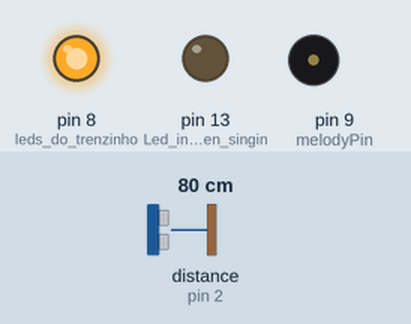
The sketch below on a simulated Arduino Uno, built with avr-gcc and run on an emulated ATmega328P. Shown: output pins drawn as LEDs (lit = HIGH), buzzer (waves = sounding). Wiring (inferred from the names in the program): range finder with pulse-width output: data pin 2. Inputs (shaded band) come from the test bench; at power-on: distance to the obstacle (sensor on pin 2) 80 cm.

Above: at 2.74 s.
At 4.2 s:
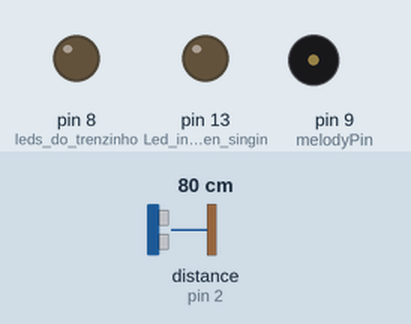
4.3 s: distance to the obstacle (sensor on pin 2) set to 20 cm
At 5.91 s:
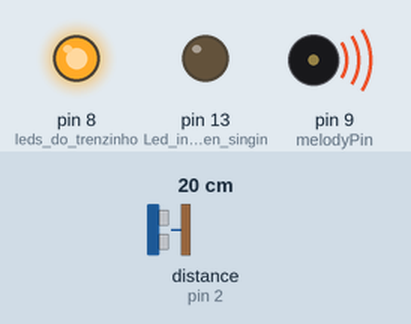
7.2 s: distance to the obstacle (sensor on pin 2) set to 16 cm
Timing chart, 0 to 15.5 s (numbered marks = the images above; inputs shaded):
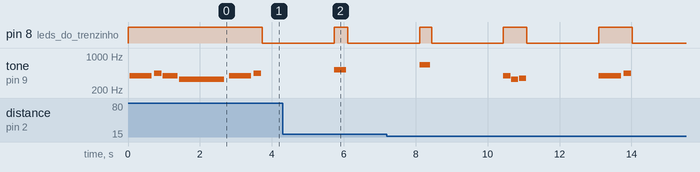

The sketch:

christmas_2.ino
```cpp
/*
  Arduino Christmas Songs

  Based on a project and code
  by Dipto Pratyaksa, updated on 31/3/13

  Modified for Christmas by Joshi,
  on Dec 17th, 2017.
*/

#include "pitches.h"
#define melodyPin 9

const int buttonpin=2;
volatile bool player=false;

void setup(void) {

  pinMode(9, OUTPUT); // Buzzer
  pinMode(13, OUTPUT); // Led indicator when singing a note
  pinMode(2, INPUT);
  attachInterrupt(0, pin_ISR, RISING);
  pinMode(8, OUTPUT); //leds do trenzinho
}

const int16_t silentNight[] PROGMEM = {
  NOTE_G4,-4, NOTE_A4,8, NOTE_G4,4,
  NOTE_E4,-2,
  NOTE_G4,-4, NOTE_A4,8, NOTE_G4,4,
  NOTE_E4,-2,
  NOTE_D5,2, NOTE_D5,4,
  NOTE_B4,-2,
  NOTE_C5,2, NOTE_C5,4,
  NOTE_G4,-2,
  NOTE_A4,2, NOTE_A4,4,
  NOTE_C5,-4, NOTE_B4,8, NOTE_A4,4,
  NOTE_G4,-4, NOTE_A4,8, NOTE_G4,4,
  NOTE_E4,-2,
  NOTE_A4,2, NOTE_A4,4,
  NOTE_C5,-4, NOTE_B4,8, NOTE_A4,4,
  NOTE_G4,-4, NOTE_A4,8, NOTE_G4,4,
  NOTE_E4,-2,
  NOTE_D5,2, NOTE_D5,4,
  NOTE_F5,-4, NOTE_D5,8, NOTE_B4,4,
  NOTE_C5,-2,
  NOTE_E5,-2,
  NOTE_C5,4, NOTE_G4,4, NOTE_E4,4,
  NOTE_G4,-4, NOTE_F4,8, NOTE_D4,4,
  NOTE_C4,-2,
};

const int16_t weWishYou[] PROGMEM = {
  NOTE_C5,4,
  NOTE_F5,4, NOTE_F5,8, NOTE_G5,8, NOTE_F5,8, NOTE_E5,8,
  NOTE_D5,4, NOTE_D5,4, NOTE_D5,4,
  NOTE_G5,4, NOTE_G5,8, NOTE_A5,8, NOTE_G5,8, NOTE_F5,8,
  NOTE_E5,4, NOTE_C5,4, NOTE_C5,4,
  NOTE_A5,4, NOTE_A5,8, NOTE_AS5,8, NOTE_A5,8, NOTE_G5,8,
  NOTE_F5,4, NOTE_D5,4, NOTE_C5,8, NOTE_C5,8,
  NOTE_D5,4, NOTE_G5,4, NOTE_E5,4,
  NOTE_F5,2, NOTE_C5,4,
  NOTE_F5,4, NOTE_F5,8, NOTE_G5,8, NOTE_F5,8, NOTE_E5,8,
  NOTE_D5,4, NOTE_D5,4, NOTE_D5,4,
  NOTE_G5,4, NOTE_G5,8, NOTE_A5,8, NOTE_G5,8, NOTE_F5,8,
  NOTE_E5,4, NOTE_C5,4, NOTE_C5,4,
  NOTE_A5,4, NOTE_A5,8, NOTE_AS5,8, NOTE_A5,8, NOTE_G5,8,
  NOTE_F5,4, NOTE_D5,4, NOTE_C5,8, NOTE_C5,8,
  NOTE_D5,4, NOTE_G5,4, NOTE_E5,4,
  NOTE_F5,2,
};

const int16_t jingleBells[] PROGMEM {
  NOTE_E5,4, NOTE_E5,4, NOTE_E5,2,
  NOTE_E5,4, NOTE_E5,4, NOTE_E5,2,
  NOTE_E5,4, NOTE_G5,4, NOTE_C5,4, NOTE_D5,4,
  NOTE_E5,-2, REST,8,
  NOTE_F5,4, NOTE_F5,4, NOTE_F5,-4, NOTE_F5,8,
  NOTE_F5,4, NOTE_E5,4, NOTE_E5,4, NOTE_E5,8, NOTE_E5,8,
  NOTE_E5,4, NOTE_D5,4, NOTE_D5,4, NOTE_E5,4,
  NOTE_D5,2, NOTE_G5,2,
  NOTE_E5,4, NOTE_E5,4, NOTE_E5,2,
  NOTE_E5,4, NOTE_E5,4, NOTE_E5,2,
  NOTE_E5,4, NOTE_G5,4, NOTE_C5,4, NOTE_D5,4,
  NOTE_E5,-2, REST,8,
  NOTE_F5,4, NOTE_F5,4, NOTE_F5,4, NOTE_F5,4,
  NOTE_F5,4, NOTE_E5,4, NOTE_E5,4, NOTE_E5,8, NOTE_E5,8,
  NOTE_G5,4, NOTE_G5,4, NOTE_F5,4, NOTE_D5,4,
  NOTE_C5,-2
};

const int16_t santaClausIsComin[] PROGMEM {
  NOTE_G4,8,
  NOTE_E4,8, NOTE_F4,8, NOTE_G4,4, NOTE_G4,4, NOTE_G4,4,
  NOTE_A4,8, NOTE_B4,8, NOTE_C5,4, NOTE_C5,4, NOTE_C5,4,
  NOTE_E4,8, NOTE_F4,8, NOTE_G4,4, NOTE_G4,4, NOTE_G4,4,
  NOTE_A4,8, NOTE_G4,8, NOTE_F4,4, NOTE_F4,2,
  NOTE_E4,4, NOTE_G4,4, NOTE_C4,4, NOTE_E4,4,
  NOTE_D4,4, NOTE_F4,2, NOTE_B3,4,
  NOTE_C4,-2, REST,4,
  NOTE_G4,8,
  NOTE_E4,8, NOTE_F4,8, NOTE_G4,4, NOTE_G4,4, NOTE_G4,4,
  NOTE_A4,8, NOTE_B4,8, NOTE_C5,4, NOTE_C5,4, NOTE_C5,4,
  NOTE_E4,8, NOTE_F4,8, NOTE_G4,4, NOTE_G4,4, NOTE_G4,4,
  NOTE_A4,8, NOTE_G4,8, NOTE_F4,4, NOTE_F4,2,
  NOTE_E4,4, NOTE_G4,4, NOTE_C4,4, NOTE_E4,4,
  NOTE_D4,4, NOTE_F4,2, NOTE_D5,4,
  NOTE_C5,1
};

void loop() {
  while (player == true) {
    mediaplayer();
  };
  if (player == false) {
    digitalWrite(8, HIGH);
  }
}

void pin_ISR() {
  player = !player;
}

void mediaplayer() {
  musicPlayer(silentNight, sizeof(silentNight) / sizeof(silentNight[0]) / 2, 130);
  delay(2000);
  musicPlayer(weWishYou, sizeof(weWishYou) / sizeof(weWishYou[0]) / 2, 160);
  delay(2000);
  musicPlayer(jingleBells, sizeof(jingleBells) / sizeof(jingleBells[0]) / 2, 180);
  delay(2000);
  musicPlayer(santaClausIsComin, sizeof(santaClausIsComin) / sizeof(santaClausIsComin[0]) / 2, 137);
  delay(2000);
}


void musicPlayer(int16_t melody[], uint16_t notes, uint8_t songTempo) {
  uint16_t wholenote = (60000 * 4) / songTempo;
  int8_t divider;
  uint16_t noteDuration;
  for (uint16_t i=0; i<notes*2; i+=2) {
    divider = pgm_read_word(&melody[i+1]);
    if (divider > 0) {
      noteDuration = wholenote / divider;
    } else {
      noteDuration = wholenote / abs(divider) * 1.5;
    }
    if (player == false) {
      return;
    }
    tone(melodyPin, pgm_read_word(&melody[i]), noteDuration * 0.9);
    digitalWrite(8, HIGH);
    delay(noteDuration);
    noTone(melodyPin);
    digitalWrite(8, LOW);
  }
}
```

pitches.h
```cpp
/*************************************************
 * Public Constants
  *************************************************/

#define NOTE_B0  31
#define  NOTE_C1  33
#define NOTE_CS1 35
#define NOTE_D1  37
#define NOTE_DS1 39
#define  NOTE_E1  41
#define NOTE_F1  44
#define NOTE_FS1 46
#define NOTE_G1  49
#define  NOTE_GS1 52
#define NOTE_A1  55
#define NOTE_AS1 58
#define NOTE_B1  62
#define  NOTE_C2  65
#define NOTE_CS2 69
#define NOTE_D2  73
#define NOTE_DS2 78
#define  NOTE_E2  82
#define NOTE_F2  87
#define NOTE_FS2 93
#define NOTE_G2  98
#define  NOTE_GS2 104
#define NOTE_A2  110
#define NOTE_AS2 117
#define NOTE_B2  123
#define NOTE_C3  131
#define NOTE_CS3 139
#define NOTE_D3  147
#define  NOTE_DS3 156
#define NOTE_E3  165
#define NOTE_F3  175
#define NOTE_FS3  185
#define NOTE_G3  196
#define NOTE_GS3 208
#define NOTE_A3  220
#define  NOTE_AS3 233
#define NOTE_B3  247
#define NOTE_C4  262
#define NOTE_CS4  277
#define NOTE_D4  294
#define NOTE_DS4 311
#define NOTE_E4  330
#define  NOTE_F4  349
#define NOTE_FS4 370
#define NOTE_G4  392
#define NOTE_GS4  415
#define NOTE_A4  440
#define NOTE_AS4 466
#define NOTE_B4  494
#define  NOTE_C5  523
#define NOTE_CS5 554
#define NOTE_D5  587
#define NOTE_DS5  622
#define NOTE_E5  659
#define NOTE_F5  698
#define NOTE_FS5 740
#define  NOTE_G5  784
#define NOTE_GS5 831
#define NOTE_A5  880
#define NOTE_AS5  932
#define NOTE_B5  988
#define NOTE_C6  1047
#define NOTE_CS6 1109
#define  NOTE_D6  1175
#define NOTE_DS6 1245
#define NOTE_E6  1319
#define NOTE_F6  1397
#define NOTE_FS6 1480
#define NOTE_G6  1568
#define NOTE_GS6 1661
#define  NOTE_A6  1760
#define NOTE_AS6 1865
#define NOTE_B6  1976
#define NOTE_C7  2093
#define NOTE_CS7 2217
#define NOTE_D7  2349
#define NOTE_DS7 2489
#define  NOTE_E7  2637
#define NOTE_F7  2794
#define NOTE_FS7 2960
#define NOTE_G7  3136
#define NOTE_GS7 3322
#define NOTE_A7  3520
#define NOTE_AS7 3729
#define  NOTE_B7  3951
#define NOTE_C8  4186
#define NOTE_CS8 4435
#define NOTE_D8  4699
#define NOTE_DS8 4978
#define REST        0
```

Measured:
- by itself, tone on pin 9 (melodyPin): plays 659 Hz for 0.30 s, 392 Hz for 0.20 s, 330 Hz for 0.20 s, 349 Hz for 0.20 s, 392 Hz for 0.62 s, 440 Hz for 0.21 s
